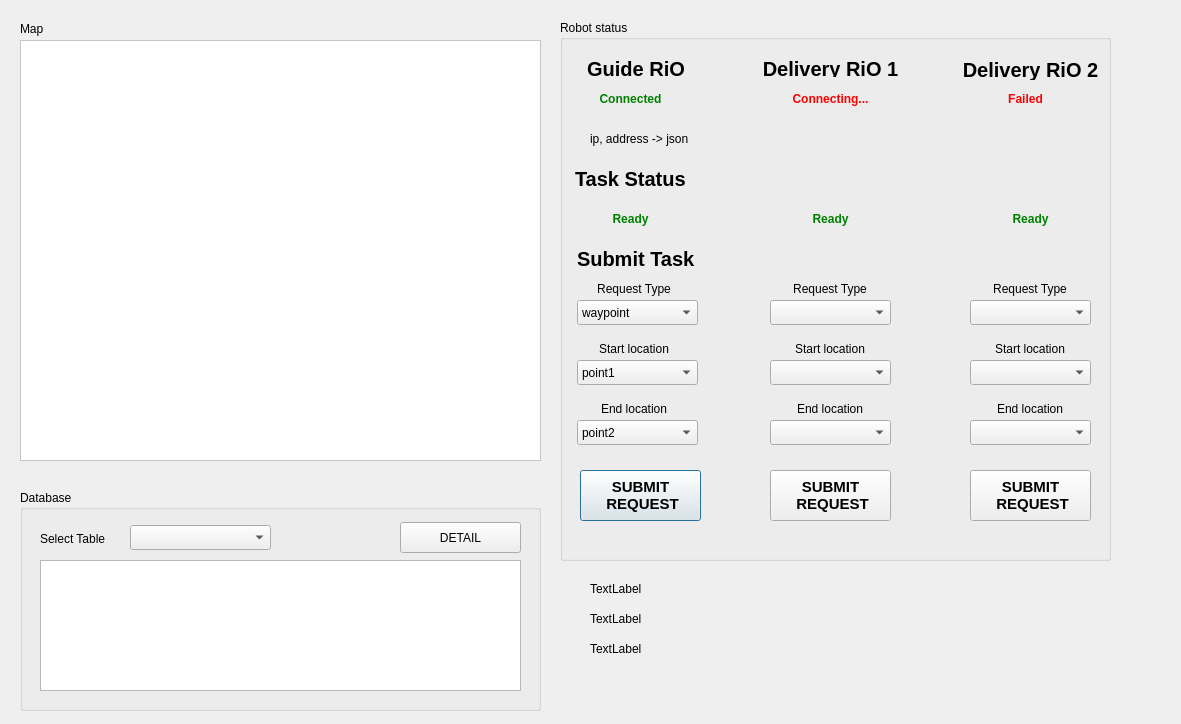
<?xml version="1.0" encoding="UTF-8"?>
<ui version="4.0">
 <class>Dialog</class>
 <widget class="QDialog" name="Dialog">
  <property name="geometry">
   <rect>
    <x>0</x>
    <y>0</y>
    <width>1181</width>
    <height>724</height>
   </rect>
  </property>
  <property name="windowTitle">
   <string>Dialog</string>
  </property>
  <widget class="QLabel" name="Map_label">
   <property name="geometry">
    <rect>
     <x>20</x>
     <y>40</y>
     <width>521</width>
     <height>421</height>
    </rect>
   </property>
   <property name="styleSheet">
    <string notr="true">background-color: rgb(255, 255, 255);</string>
   </property>
   <property name="frameShape">
    <enum>QFrame::StyledPanel</enum>
   </property>
   <property name="text">
    <string/>
   </property>
  </widget>
  <widget class="QGroupBox" name="robot_st_group">
   <property name="geometry">
    <rect>
     <x>560</x>
     <y>20</y>
     <width>551</width>
     <height>541</height>
    </rect>
   </property>
   <property name="title">
    <string>Robot status</string>
   </property>
   <widget class="QLabel" name="Guide_RiO_label">
    <property name="geometry">
     <rect>
      <x>16</x>
      <y>40</y>
      <width>120</width>
      <height>17</height>
     </rect>
    </property>
    <property name="font">
     <font>
      <pointsize>15</pointsize>
      <weight>75</weight>
      <bold>true</bold>
     </font>
    </property>
    <property name="text">
     <string>Guide RiO</string>
    </property>
    <property name="alignment">
     <set>Qt::AlignCenter</set>
    </property>
   </widget>
   <widget class="QLabel" name="Delivery_RiO1_label">
    <property name="geometry">
     <rect>
      <x>200</x>
      <y>40</y>
      <width>141</width>
      <height>17</height>
     </rect>
    </property>
    <property name="font">
     <font>
      <pointsize>15</pointsize>
      <weight>75</weight>
      <bold>true</bold>
     </font>
    </property>
    <property name="text">
     <string>Delivery RiO 1</string>
    </property>
    <property name="alignment">
     <set>Qt::AlignCenter</set>
    </property>
   </widget>
   <widget class="QLabel" name="Delivery_RiO1_label_2">
    <property name="geometry">
     <rect>
      <x>400</x>
      <y>40</y>
      <width>141</width>
      <height>20</height>
     </rect>
    </property>
    <property name="font">
     <font>
      <pointsize>15</pointsize>
      <weight>75</weight>
      <bold>true</bold>
     </font>
    </property>
    <property name="text">
     <string>Delivery RiO 2</string>
    </property>
    <property name="alignment">
     <set>Qt::AlignCenter</set>
    </property>
   </widget>
   <widget class="QLabel" name="robot_st_1">
    <property name="geometry">
     <rect>
      <x>20</x>
      <y>70</y>
      <width>101</width>
      <height>17</height>
     </rect>
    </property>
    <property name="styleSheet">
     <string notr="true">QLabel {
    color: green;
    font-weight: bold;
}</string>
    </property>
    <property name="text">
     <string>Connected</string>
    </property>
    <property name="alignment">
     <set>Qt::AlignCenter</set>
    </property>
   </widget>
   <widget class="QLabel" name="robot_st_4">
    <property name="geometry">
     <rect>
      <x>400</x>
      <y>70</y>
      <width>131</width>
      <height>17</height>
     </rect>
    </property>
    <property name="styleSheet">
     <string notr="true">QLabel {
    color: red;
    font-weight: bold;
}</string>
    </property>
    <property name="text">
     <string>Failed</string>
    </property>
    <property name="alignment">
     <set>Qt::AlignCenter</set>
    </property>
   </widget>
   <widget class="QLabel" name="Guide_RiO_label_2">
    <property name="geometry">
     <rect>
      <x>15</x>
      <y>150</y>
      <width>120</width>
      <height>17</height>
     </rect>
    </property>
    <property name="font">
     <font>
      <pointsize>15</pointsize>
      <weight>75</weight>
      <bold>true</bold>
     </font>
    </property>
    <property name="text">
     <string>Task Status</string>
    </property>
    <property name="alignment">
     <set>Qt::AlignLeading|Qt::AlignLeft|Qt::AlignVCenter</set>
    </property>
   </widget>
   <widget class="QLabel" name="robot_st_3">
    <property name="geometry">
     <rect>
      <x>20</x>
      <y>190</y>
      <width>101</width>
      <height>17</height>
     </rect>
    </property>
    <property name="styleSheet">
     <string notr="true">QLabel {
    color: green;
    font-weight: bold;
}</string>
    </property>
    <property name="text">
     <string>Ready</string>
    </property>
    <property name="alignment">
     <set>Qt::AlignCenter</set>
    </property>
   </widget>
   <widget class="QLabel" name="robot_st_7">
    <property name="geometry">
     <rect>
      <x>220</x>
      <y>70</y>
      <width>101</width>
      <height>17</height>
     </rect>
    </property>
    <property name="styleSheet">
     <string notr="true">QLabel {
    color: red;
    font-weight: bold;
}</string>
    </property>
    <property name="text">
     <string>Connecting...</string>
    </property>
    <property name="alignment">
     <set>Qt::AlignCenter</set>
    </property>
   </widget>
   <widget class="QLabel" name="label_2">
    <property name="geometry">
     <rect>
      <x>30</x>
      <y>110</y>
      <width>131</width>
      <height>17</height>
     </rect>
    </property>
    <property name="text">
     <string>ip, address -&gt; json</string>
    </property>
   </widget>
   <widget class="QLabel" name="robot_st_5">
    <property name="geometry">
     <rect>
      <x>220</x>
      <y>190</y>
      <width>101</width>
      <height>17</height>
     </rect>
    </property>
    <property name="styleSheet">
     <string notr="true">QLabel {
    color: green;
    font-weight: bold;
}</string>
    </property>
    <property name="text">
     <string>Ready</string>
    </property>
    <property name="alignment">
     <set>Qt::AlignCenter</set>
    </property>
   </widget>
   <widget class="QLabel" name="robot_st_6">
    <property name="geometry">
     <rect>
      <x>420</x>
      <y>190</y>
      <width>101</width>
      <height>17</height>
     </rect>
    </property>
    <property name="styleSheet">
     <string notr="true">QLabel {
    color: green;
    font-weight: bold;
}</string>
    </property>
    <property name="text">
     <string>Ready</string>
    </property>
    <property name="alignment">
     <set>Qt::AlignCenter</set>
    </property>
   </widget>
   <widget class="QLabel" name="label_16">
    <property name="geometry">
     <rect>
      <x>420</x>
      <y>260</y>
      <width>100</width>
      <height>17</height>
     </rect>
    </property>
    <property name="text">
     <string>Request Type</string>
    </property>
    <property name="alignment">
     <set>Qt::AlignCenter</set>
    </property>
   </widget>
   <widget class="QComboBox" name="request_4">
    <property name="geometry">
     <rect>
      <x>410</x>
      <y>280</y>
      <width>121</width>
      <height>25</height>
     </rect>
    </property>
   </widget>
   <widget class="QLabel" name="label_17">
    <property name="geometry">
     <rect>
      <x>24</x>
      <y>320</y>
      <width>100</width>
      <height>17</height>
     </rect>
    </property>
    <property name="text">
     <string>Start location</string>
    </property>
    <property name="alignment">
     <set>Qt::AlignCenter</set>
    </property>
   </widget>
   <widget class="QLabel" name="label_18">
    <property name="geometry">
     <rect>
      <x>420</x>
      <y>320</y>
      <width>100</width>
      <height>17</height>
     </rect>
    </property>
    <property name="text">
     <string>Start location</string>
    </property>
    <property name="alignment">
     <set>Qt::AlignCenter</set>
    </property>
   </widget>
   <widget class="QComboBox" name="end_location_4">
    <property name="geometry">
     <rect>
      <x>17</x>
      <y>400</y>
      <width>121</width>
      <height>25</height>
     </rect>
    </property>
    <item>
     <property name="text">
      <string>point2</string>
     </property>
    </item>
    <item>
     <property name="text">
      <string>point1</string>
     </property>
    </item>
   </widget>
   <widget class="QLabel" name="label_19">
    <property name="geometry">
     <rect>
      <x>220</x>
      <y>260</y>
      <width>100</width>
      <height>17</height>
     </rect>
    </property>
    <property name="text">
     <string>Request Type</string>
    </property>
    <property name="alignment">
     <set>Qt::AlignCenter</set>
    </property>
   </widget>
   <widget class="QLabel" name="label_20">
    <property name="geometry">
     <rect>
      <x>220</x>
      <y>320</y>
      <width>100</width>
      <height>17</height>
     </rect>
    </property>
    <property name="text">
     <string>Start location</string>
    </property>
    <property name="alignment">
     <set>Qt::AlignCenter</set>
    </property>
   </widget>
   <widget class="QComboBox" name="request_5">
    <property name="geometry">
     <rect>
      <x>210</x>
      <y>280</y>
      <width>121</width>
      <height>25</height>
     </rect>
    </property>
   </widget>
   <widget class="QComboBox" name="end_location_5">
    <property name="geometry">
     <rect>
      <x>410</x>
      <y>400</y>
      <width>121</width>
      <height>25</height>
     </rect>
    </property>
   </widget>
   <widget class="QLabel" name="label_21">
    <property name="geometry">
     <rect>
      <x>220</x>
      <y>380</y>
      <width>100</width>
      <height>17</height>
     </rect>
    </property>
    <property name="text">
     <string>End location</string>
    </property>
    <property name="alignment">
     <set>Qt::AlignCenter</set>
    </property>
   </widget>
   <widget class="QComboBox" name="start_location_4">
    <property name="geometry">
     <rect>
      <x>210</x>
      <y>340</y>
      <width>121</width>
      <height>25</height>
     </rect>
    </property>
   </widget>
   <widget class="QComboBox" name="request_6">
    <property name="geometry">
     <rect>
      <x>17</x>
      <y>280</y>
      <width>121</width>
      <height>25</height>
     </rect>
    </property>
    <item>
     <property name="text">
      <string>waypoint</string>
     </property>
    </item>
   </widget>
   <widget class="QComboBox" name="end_location_6">
    <property name="geometry">
     <rect>
      <x>210</x>
      <y>400</y>
      <width>121</width>
      <height>25</height>
     </rect>
    </property>
   </widget>
   <widget class="QLabel" name="label_22">
    <property name="geometry">
     <rect>
      <x>420</x>
      <y>380</y>
      <width>100</width>
      <height>17</height>
     </rect>
    </property>
    <property name="text">
     <string>End location</string>
    </property>
    <property name="alignment">
     <set>Qt::AlignCenter</set>
    </property>
   </widget>
   <widget class="QLabel" name="label_23">
    <property name="geometry">
     <rect>
      <x>24</x>
      <y>380</y>
      <width>100</width>
      <height>17</height>
     </rect>
    </property>
    <property name="text">
     <string>End location</string>
    </property>
    <property name="alignment">
     <set>Qt::AlignCenter</set>
    </property>
   </widget>
   <widget class="QComboBox" name="start_location_5">
    <property name="geometry">
     <rect>
      <x>17</x>
      <y>340</y>
      <width>121</width>
      <height>25</height>
     </rect>
    </property>
    <item>
     <property name="text">
      <string>point1</string>
     </property>
    </item>
    <item>
     <property name="text">
      <string>point2</string>
     </property>
    </item>
   </widget>
   <widget class="QLabel" name="label_3">
    <property name="geometry">
     <rect>
      <x>24</x>
      <y>260</y>
      <width>100</width>
      <height>17</height>
     </rect>
    </property>
    <property name="text">
     <string>Request Type</string>
    </property>
    <property name="alignment">
     <set>Qt::AlignCenter</set>
    </property>
   </widget>
   <widget class="QComboBox" name="start_location_6">
    <property name="geometry">
     <rect>
      <x>410</x>
      <y>340</y>
      <width>121</width>
      <height>25</height>
     </rect>
    </property>
   </widget>
   <widget class="QPushButton" name="requestButton1">
    <property name="geometry">
     <rect>
      <x>20</x>
      <y>450</y>
      <width>121</width>
      <height>51</height>
     </rect>
    </property>
    <property name="font">
     <font>
      <pointsize>11</pointsize>
      <weight>75</weight>
      <bold>true</bold>
     </font>
    </property>
    <property name="text">
     <string>SUBMIT 
 REQUEST</string>
    </property>
   </widget>
   <widget class="QLabel" name="Guide_RiO_label_3">
    <property name="geometry">
     <rect>
      <x>17</x>
      <y>230</y>
      <width>121</width>
      <height>17</height>
     </rect>
    </property>
    <property name="font">
     <font>
      <pointsize>15</pointsize>
      <weight>75</weight>
      <bold>true</bold>
     </font>
    </property>
    <property name="text">
     <string>Submit Task</string>
    </property>
    <property name="alignment">
     <set>Qt::AlignLeading|Qt::AlignLeft|Qt::AlignVCenter</set>
    </property>
   </widget>
   <widget class="QPushButton" name="pushButton_6">
    <property name="geometry">
     <rect>
      <x>210</x>
      <y>450</y>
      <width>121</width>
      <height>51</height>
     </rect>
    </property>
    <property name="font">
     <font>
      <pointsize>11</pointsize>
      <weight>75</weight>
      <bold>true</bold>
     </font>
    </property>
    <property name="text">
     <string>SUBMIT 
 REQUEST</string>
    </property>
   </widget>
   <widget class="QPushButton" name="pushButton_7">
    <property name="geometry">
     <rect>
      <x>410</x>
      <y>450</y>
      <width>121</width>
      <height>51</height>
     </rect>
    </property>
    <property name="font">
     <font>
      <pointsize>11</pointsize>
      <weight>75</weight>
      <bold>true</bold>
     </font>
    </property>
    <property name="text">
     <string>SUBMIT 
 REQUEST</string>
    </property>
   </widget>
  </widget>
  <widget class="QGroupBox" name="db_group">
   <property name="geometry">
    <rect>
     <x>20</x>
     <y>490</y>
     <width>521</width>
     <height>221</height>
    </rect>
   </property>
   <property name="title">
    <string>Database</string>
   </property>
   <widget class="QComboBox" name="select_table_cbx">
    <property name="geometry">
     <rect>
      <x>110</x>
      <y>35</y>
      <width>141</width>
      <height>25</height>
     </rect>
    </property>
   </widget>
   <widget class="QLabel" name="label_4">
    <property name="geometry">
     <rect>
      <x>20</x>
      <y>40</y>
      <width>81</width>
      <height>17</height>
     </rect>
    </property>
    <property name="text">
     <string>Select Table</string>
    </property>
   </widget>
   <widget class="QPushButton" name="detail_bt">
    <property name="geometry">
     <rect>
      <x>380</x>
      <y>32</y>
      <width>121</width>
      <height>31</height>
     </rect>
    </property>
    <property name="text">
     <string>DETAIL</string>
    </property>
   </widget>
   <widget class="QTableWidget" name="detail_table">
    <property name="geometry">
     <rect>
      <x>20</x>
      <y>70</y>
      <width>481</width>
      <height>131</height>
     </rect>
    </property>
   </widget>
  </widget>
  <widget class="QLabel" name="label_5">
   <property name="geometry">
    <rect>
     <x>20</x>
     <y>20</y>
     <width>67</width>
     <height>17</height>
    </rect>
   </property>
   <property name="text">
    <string>Map</string>
   </property>
  </widget>
  <widget class="QLabel" name="xx">
   <property name="geometry">
    <rect>
     <x>590</x>
     <y>580</y>
     <width>67</width>
     <height>17</height>
    </rect>
   </property>
   <property name="text">
    <string>TextLabel</string>
   </property>
  </widget>
  <widget class="QLabel" name="yy">
   <property name="geometry">
    <rect>
     <x>590</x>
     <y>610</y>
     <width>67</width>
     <height>17</height>
    </rect>
   </property>
   <property name="text">
    <string>TextLabel</string>
   </property>
  </widget>
  <widget class="QLabel" name="zz">
   <property name="geometry">
    <rect>
     <x>590</x>
     <y>640</y>
     <width>67</width>
     <height>17</height>
    </rect>
   </property>
   <property name="text">
    <string>TextLabel</string>
   </property>
  </widget>
 </widget>
 <resources/>
 <connections/>
</ui>
